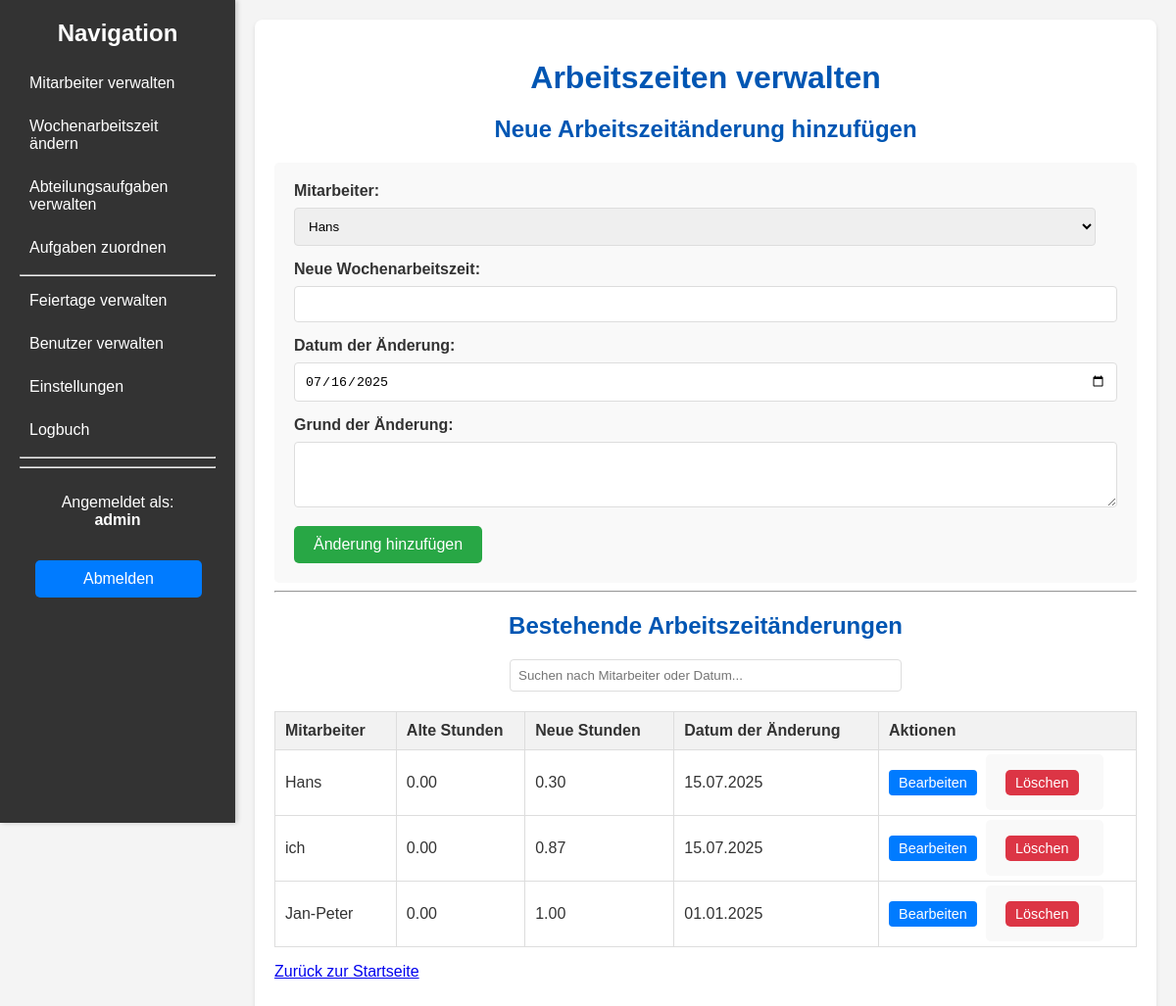
The page /working_hours_changes (signed in) on the database its author committed.
### models.py (models this page shows, shortened)
class User(db.Model, UserMixin):
    id = db.Column(db.Integer, primary_key=True)
    username = db.Column(db.String(100), unique=True, nullable=False)
    password_hash = db.Column(db.String(128))
    oe_number = db.Column(db.String(50), nullable=False)
    is_admin = db.Column(db.Boolean, default=False)

class WorkingHoursChange(db.Model):
    id = db.Column(db.Integer, primary_key=True)
    employee_id = db.Column(db.Integer, db.ForeignKey('employee.id'), nullable=False)
    old_hours = db.Column(db.Float, nullable=True)
    new_hours = db.Column(db.Float, nullable=False)
    change_date = db.Column(db.Date, nullable=False)
    reason = db.Column(db.String(500), nullable=True)

class Employee(db.Model):
    id = db.Column(db.Integer, primary_key=True)
    name = db.Column(db.String(100), nullable=False)
    job_title = db.Column(db.String(100), nullable=False)
    weekly_working_hours = db.Column(db.Float, default=0.0)
    team = db.Column(db.String(100), nullable=True)
    oe_number = db.Column(db.String(50), nullable=False) # NEU
    working_hours_changes = db.relationship('WorkingHoursChange', backref='employee', lazy=True, cascade="all, delete-orphan")
    assigned_tasks = db.relationship('EmployeeTask', backref='employee', lazy=True, cascade="all, delete-orphan")

### app.py (the view)
@app.route('/working_hours_changes')
@login_required
def working_hours_changes():
    employees_query = Employee.query
    changes_query = WorkingHoursChange.query
    if not current_user.is_admin:
        employees_query = employees_query.filter_by(oe_number=current_user.oe_number)
        employee_ids = [e.id for e in employees_query.all()]
        changes_query = changes_query.filter(WorkingHoursChange.employee_id.in_(employee_ids))
    employees = employees_query.order_by(Employee.name).all()
    changes = changes_query.join(Employee).order_by(WorkingHoursChange.change_date.desc(), Employee.name).all()
    today = datetime.now().strftime('%Y-%m-%d')
    return render_template('working_hours_changes.html', changes=changes, employees=employees, today=today)

### app.py (called while the page is built)
@login_manager.user_loader
def load_user(user_id):
    return User.query.get(int(user_id))

### templates/working_hours_changes.html (shortened to what this page needs)
{% extends "base.html" %}
{% block content %}
        <h1>Arbeitszeiten verwalten</h1>
        <h2>Neue Arbeitszeitänderung hinzufügen</h2>
        <form action="{{ url_for('add_working_hours_change') }}" method="POST">
            <label for="employee_id">Mitarbeiter:</label>
            <select id="employee_id" name="employee_id" required>
                {% for employee in employees %}
                    <option value="{{ employee.id }}">{{ employee.name }}</option>
                {% endfor %}
            </select>
            <label for="new_hours">Neue Wochenarbeitszeit:</label>
            <input type="number" id="new_hours" name="new_hours" step="0.01" min="0" max="1" required>
            <label for="change_date">Datum der Änderung:</label>
            <input type="date" id="change_date" name="change_date" value="{{ today }}" required>
            <label for="reason">Grund der Änderung:</label>
            <textarea id="reason" name="reason" rows="3"></textarea>
            <button type="submit">Änderung hinzufügen</button>
        </form>
        <hr>
        <h2>Bestehende Arbeitszeitänderungen</h2>
        <div class="search-container">
            <input type="text" id="changeSearch" onkeyup="filterTable()" placeholder="Suchen nach Mitarbeiter oder Datum...">
        </div>
        <table id="workingHoursTable">
            <thead>
                <tr>
                    <th class="sortable-header" data-column="employee_name">Mitarbeiter</th>
                    <th>Alte Stunden</th>
                    <th class="sortable-header" data-column="new_hours" data-column-type="number">Neue Stunden</th>
                    <th class="sortable-header" data-column="change_date" data-column-type="date">Datum der Änderung</th>
                    <th>Aktionen</th>
                </tr>
            </thead>
            <tbody>
                {% for change in changes %}
                    <tr>
                        <td>{{ change.employee.name }}</td>
                        <td>{{ "%.2f" | format(change.old_hours) }}</td>
                        <td>{{ "%.2f" | format(change.new_hours) }}</td>
                        <td data-sort="{{ change.change_date.strftime('%Y-%m-%d') }}">{{ change.change_date.strftime('%d.%m.%Y') }}</td>
                        <td class="action-buttons">
                            <a href="{{ url_for('edit_working_hours_change', change_id=change.id) }}" class="button small">Bearbeiten</a>
                            <form action="{{ url_for('delete_working_hours_change', change_id=change.id) }}" method="POST" style="display:inline;">
                                <button type="submit" class="button small delete" onclick="return confirm('Sind Sie sicher, dass Sie diese Arbeitszeitänderung löschen möchten?');">Löschen</button>
                            </form>
                        </td>
                    </tr>
                {% else %}
                    <tr>
                        <td colspan="6">Noch keine Arbeitszeitänderungen vorhanden.</td>
                    </tr>
                {% endfor %}
            </tbody>
        </table>
        <p><a href="{{ url_for('index') }}">Zurück zur Startseite</a></p>
    </div>
{% endblock %}

### templates/base.html (shortened to what this page needs)
<!DOCTYPE html>
<html lang="de">
<head>
    <link rel="stylesheet" href="{{ url_for('static', filename='style.css') }}">
</head>
<body>
    <div class="wrapper">
        {% block sidebar %}
        <div class="sidebar">
            <h2>Navigation</h2>
            <ul>
                <li><a href="{{ url_for('employees') }}">Mitarbeiter verwalten</a></li>
                <li><a href="{{ url_for('working_hours_changes') }}">Wochenarbeitszeit ändern</a></li>
                <li><a href="{{ url_for('department_tasks') }}">Abteilungsaufgaben verwalten</a></li>
                <li><a href="{{ url_for('assign_tasks') }}">Aufgaben zuordnen</a></li>
                {% if current_user.is_admin %}
                    <hr>
                    <li><a href="{{ url_for('holidays') }}">Feiertage verwalten</a></li>
                    <li><a href="{{ url_for('user_list') }}">Benutzer verwalten</a></li>
                    <li><a href="{{ url_for('settings') }}">Einstellungen</a></li>
                    <li><a href="{{ url_for('logbook') }}">Logbuch</a></li>
                {% endif %}
                <hr>
                <hr>
            </ul>
            <div style="position: relative; top: 10px; width: 100%;">
                 <p style="text-align: center;">Angemeldet als:<br><b>{{ current_user.username }}</b></p>
                 <a href="{{ url_for('logout') }}" class="button" style="width: 70%; margin: 8%;">Abmelden</a>
            </div>
        </div>
        {% endblock %}
        <div class="main-content">
            <div class="container">
                {% block content %}{% endblock %}
            </div>
        </div>
</body>
</html>

### static/style.css (style rules this page uses)
body { font-family: Arial, sans-serif; margin: 0; background-color: #f4f4f4; color: #333; }
.wrapper { display: flex; min-height: 100vh; }
.sidebar { width: 200px; background-color: #333; color: white; padding: 20px; box-shadow: 2px 0 5px rgba(0,0,0,0.2); flex-shrink: 0; position: sticky; top: 0; height: 100vh; overflow-y: auto; }
.sidebar h2 { color: white; margin-top: 0; text-align: center; }
.sidebar ul { list-style: none; padding: 0; }
.sidebar ul li { margin-bottom: 10px; }
.sidebar ul li a { text-decoration: none; color: white; display: block; padding: 8px 10px; border-radius: 4px; }
.main-content { flex-grow: 1; padding: 20px; }
.container { max-width: 900px; margin: 0 auto; background-color: #fff; padding: 20px; border-radius: 8px; box-shadow: 0 2px 4px rgba(0, 0, 0, 0.1); }
h1, h2 { color: #0056b3; text-align: center; margin-bottom: 20px; }
table { width: 100%; border-collapse: collapse; margin-top: 20px; }
table, th, td { border: 1px solid #ddd; }
th, td { padding: 10px; text-align: left; }
th { background-color: #f2f2f2; }
.button { display: inline-block; padding: 10px 15px; margin: 10px 0; background-color: #007bff; color: white; text-align: center; text-decoration: none; border-radius: 5px; border: none; cursor: pointer; }
.button.small { padding: 5px 10px; font-size: 0.9em; }
.button.delete { background-color: #dc3545; }
form { background-color: #f9f9f9; padding: 20px; border-radius: 5px; margin-top: 20px; }
form label { display: block; margin-bottom: 8px; font-weight: bold; }
form input[type="text"], form input[type="date"], form input[type="number"], form select, form textarea { width: calc(100% - 22px); padding: 10px; margin-bottom: 15px; border: 1px solid #ddd; border-radius: 4px; }
form button[type="submit"] { background-color: #28a745; color: white; padding: 10px 20px; border: none; border-radius: 5px; cursor: pointer; font-size: 1em; }
.search-container { margin-bottom: 20px; text-align: center; }
.search-container input { padding: 8px; width: 50%; max-width: 400px; border: 1px solid #ddd; border-radius: 4px; box-sizing: border-box; }
.sortable-header { cursor: pointer; position: relative; padding-right: 20px; }
.sortable-header::after { content: ''; display: inline-block; position: absolute; right: 5px; top: 50%; transform: translateY(-50%); width: 0; height: 0; border-left: 5px solid transparent; border-right: 5px solid transparent; vertical-align: middle; }
.action-buttons button, .action-buttons a { padding: 5px 10px; margin-right: 5px; border: none; border-radius: 4px; cursor: pointer; text-decoration: none; color: white; font-size: 0.9em; display: inline-block; text-align: center; }

### templates/working_hours_changes.html (style rules this page uses)
.search-container { margin-bottom: 20px; text-align: center; }
.search-container input { padding: 8px; width: 50%; max-width: 400px; border: 1px solid #ddd; border-radius: 4px; box-sizing: border-box; }
.sortable-header { cursor: pointer; position: relative; padding-right: 20px; }
.sortable-header::after { content: ''; display: inline-block; position: absolute; right: 5px; top: 50%; transform: translateY(-50%); width: 0; height: 0; border-left: 5px solid transparent; border-right: 5px solid transparent; vertical-align: middle; }
.action-buttons button, .action-buttons a { padding: 5px 10px; margin-right: 5px; border: none; border-radius: 4px; cursor: pointer; text-decoration: none; color: white; font-size: 0.9em; display: inline-block; text-align: center; }

### rows shown on the page
User: username "admin"
WorkingHoursChange: employee.name "Hans", old_hours "0.00", new_hours "0.30", change_date "15.07.2025"
WorkingHoursChange: employee.name "ich", old_hours "0.00", new_hours "0.87", change_date "15.07.2025"
WorkingHoursChange: employee.name "Jan-Peter", old_hours "0.00", new_hours "1.00", change_date "01.01.2025"

### other values the page prints
form field employee_id "Hans"
